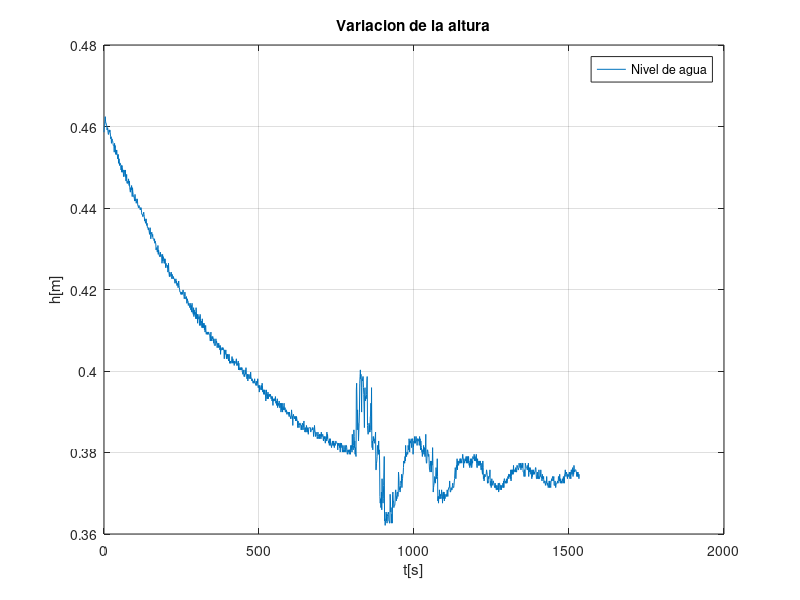
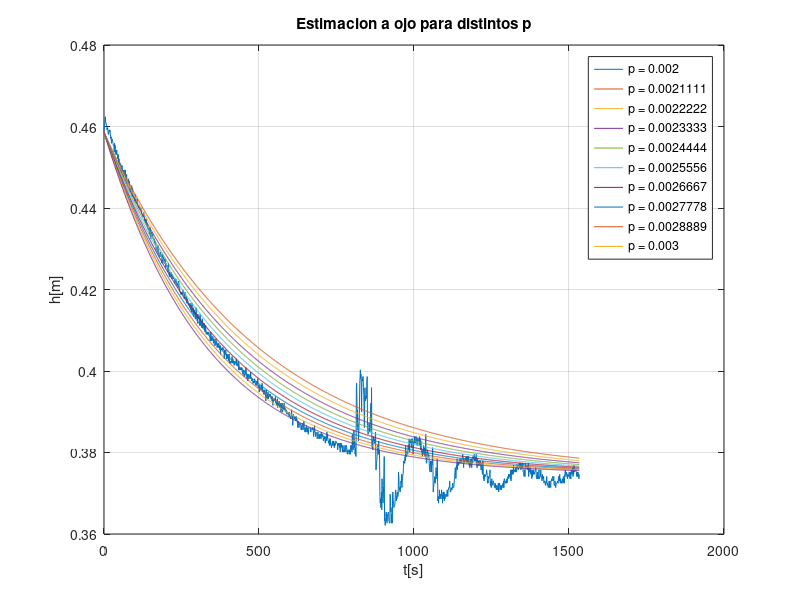
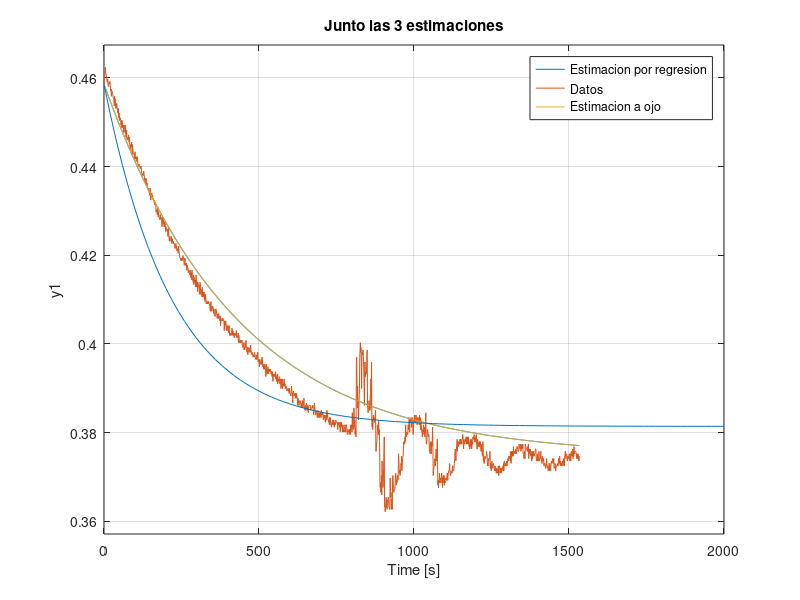

Recreate these plots in MATLAB, in order.
close all;
clear all;
clc;

load('practica3_ident.mat');

%h: altura
%u: accion de control
%t: tiempo

figure(1)
plot (t, h)
title("Variacion de la altura");
grid on;
legend ({"Nivel de agua"}, "location", "northeast");
ylabel("h[m]");
xlabel("t[s]");

%% Estimacion a ojo

% La planta tiene la forma 
%
% P(s) = -K / (s + p)
%
% Corresponde a la solucion general
%
% y(t) = A * e^(-p*t) - K/p  
%
%
% y(t = 0) = A - K/P = 0.4586
% y(t -> inf) = -K/p = 0.3747
%
% Entonces:
%
% A = 0.0839


A = 0.0839; 

p_vec = linspace(0.002, 0.003, 10);

figure(2)
plot (t, h)
hold on
for i = 1:length(p_vec)
    K = -0.3747*p_vec(i); 
    a = A * exp(-p_vec(i)*t) - K/p_vec(i);
    plot(t,a)
    title("Estimacion a ojo para distintos p");
    grid on;
    legend ({"Nivel de agua"}, "location", "northeast");
    ylabel("h[m]");
    xlabel("t[s]");
    legendInfo{i} = ['p = ' num2str(p_vec(i))];
    hold on
end
hold off
legend(legendInfo);

%%
% A ojo vemos que el mejor valor es
% p = 0.00233
% K = 0.0087

p = 0.00233;
K = -0.3747*p;
a1 = A * exp(-p*t) - K/p;


figure()
plot (t, a1)
title("Estimacion a ojo, p = 0.00233, K = -0.00087");
grid on;
legend ({"Nivel de agua"}, "location", "northeast");
ylabel("h[m]");
xlabel("t[s]");



%% Estimacion por regresion

% De la misma transferencia 
% 
% P(s) = -K / (s + p)
%
% Podemos ir a la transferencia discreta (con c2d())
%
% Pd(z) = Kd / (z + pd)
%
% En ecuacion en diferencias
%
% h(n + 1) =  pd * h(n) + Kd * u(n)

tam = length(h);

h_n1 = h(2:end) - h(1);
h_n = h - h(1);
u_n = u - u(1);

x = [h_n(1:tam-1) u_n(1:tam-1)];

params = pinv(x) * h_n1;

Kd = params(2)
pd = params(1);

% En la discretizacion de ZOH
%
%
% T = 1, porque muestreo a 1 segundo
%
% pd = exp(-p * T)
% p = -Ln(pd)/T
%
%
% Kd = int(0,T) exp(p * T) * K * dT  
% Kd = - (K / p) * (exp(p*T) - 1)
% K = (Kd * p) / (exp(p*T) - 1)
 
T = 1;
p1 = -log(pd)/T;
K1 = - (Kd * p1) / (exp(p1*T) -1);

%figure()
%a2 = A * exp(-p1*t) - K1/p1;
%plot(t,a2)


s = tf('s');
P = -K1 / (s + p1);


%% Junto las 2 estimaciones

%figure()
hold on
plot (t, h)
plot(t,a1)
step(0.05*P + h(1))
title("Junto las 3 estimaciones")
legend ({"Estimacion por regresion", "Datos", "Estimacion a ojo"}, "location", "northeast");





















